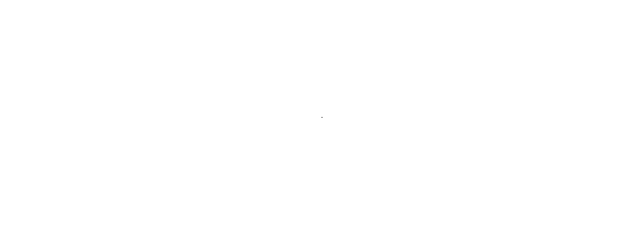
Frame 1 (no input)
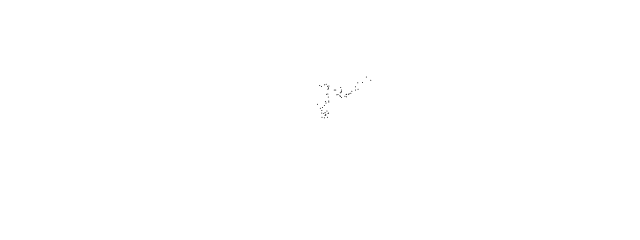
Frame 60 (no input)
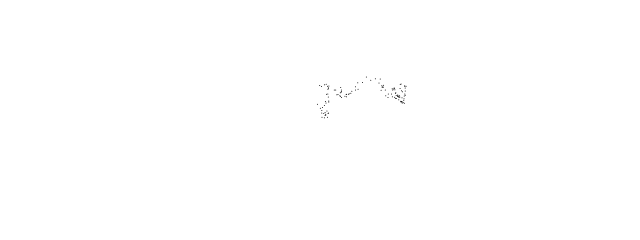
Frame 120 (the mouse pressed at the canvas centre since frame 60)

The p5.js sketch that drew these frames (run headless with seeded random() and noise() and a simulated clock; from frame 60 on, the mouse is pressed at the canvas centre):

// p5.js sketch
// ── sketch.js
// The Nature of Code, Exercise 0.5
// Solution by Rick Sidwell
// http://natureofcode.com

let walker;

function setup() {
  createCanvas(640, 240);
  walker = new Walker();
  background(255);
}

function draw() {
  walker.step();
  walker.show();
}

class Walker {
  constructor() {
    this.x = width / 2;
    this.y = height / 2;
  }

  show() {
    stroke(0);
    point(this.x, this.y);
  }

  step() {
    let xstep = randomGaussian(0, 3);
    let ystep = randomGaussian(0, 3);
    this.x += xstep;
    this.y += ystep;
  }
}
